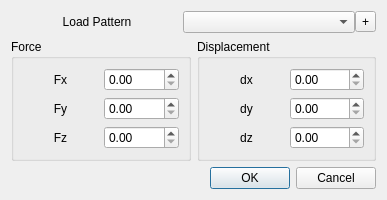
<?xml version="1.0" encoding="UTF-8"?>
<ui version="4.0">
 <class>NodeActionsDialog</class>
 <widget class="QDialog" name="NodeActionsDialog">
  <property name="geometry">
   <rect>
    <x>0</x>
    <y>0</y>
    <width>387</width>
    <height>189</height>
   </rect>
  </property>
  <property name="sizePolicy">
   <sizepolicy hsizetype="Minimum" vsizetype="Minimum">
    <horstretch>0</horstretch>
    <verstretch>0</verstretch>
   </sizepolicy>
  </property>
  <property name="windowTitle">
   <string>Set node actions</string>
  </property>
  <property name="modal">
   <bool>true</bool>
  </property>
  <layout class="QVBoxLayout" name="verticalLayout_3">
   <item>
    <layout class="QHBoxLayout" name="horizontalLayout_8">
     <property name="spacing">
      <number>0</number>
     </property>
     <property name="sizeConstraint">
      <enum>QLayout::SetMinimumSize</enum>
     </property>
     <item>
      <widget class="QLabel" name="label">
       <property name="text">
        <string>Load Pattern</string>
       </property>
       <property name="alignment">
        <set>Qt::AlignCenter</set>
       </property>
       <property name="wordWrap">
        <bool>false</bool>
       </property>
       <property name="buddy">
        <cstring>comboBoxLoadPattern</cstring>
       </property>
      </widget>
     </item>
     <item>
      <widget class="QComboBox" name="comboBoxLoadPattern"/>
     </item>
     <item>
      <widget class="QToolButton" name="toolButtonNewLoadPattern">
       <property name="text">
        <string>+</string>
       </property>
      </widget>
     </item>
    </layout>
   </item>
   <item>
    <layout class="QHBoxLayout" name="horizontalLayout_7">
     <item>
      <widget class="QGroupBox" name="groupBoxForce">
       <property name="title">
        <string>Force</string>
       </property>
       <layout class="QVBoxLayout" name="verticalLayout">
        <item>
         <layout class="QHBoxLayout" name="horizontalLayout">
          <item>
           <widget class="QLabel" name="labelFx">
            <property name="text">
             <string>Fx</string>
            </property>
            <property name="alignment">
             <set>Qt::AlignCenter</set>
            </property>
            <property name="buddy">
             <cstring>doubleSpinBoxFx</cstring>
            </property>
           </widget>
          </item>
          <item>
           <widget class="QDoubleSpinBox" name="doubleSpinBoxFx">
            <property name="maximum">
             <double>1000.000000000000000</double>
            </property>
           </widget>
          </item>
         </layout>
        </item>
        <item>
         <layout class="QHBoxLayout" name="horizontalLayout_2">
          <item>
           <widget class="QLabel" name="labelFy">
            <property name="text">
             <string>Fy</string>
            </property>
            <property name="alignment">
             <set>Qt::AlignCenter</set>
            </property>
            <property name="buddy">
             <cstring>doubleSpinBoxFy</cstring>
            </property>
           </widget>
          </item>
          <item>
           <widget class="QDoubleSpinBox" name="doubleSpinBoxFy">
            <property name="maximum">
             <double>1000.000000000000000</double>
            </property>
           </widget>
          </item>
         </layout>
        </item>
        <item>
         <layout class="QHBoxLayout" name="horizontalLayout_3">
          <item>
           <widget class="QLabel" name="labelFz">
            <property name="text">
             <string>Fz</string>
            </property>
            <property name="alignment">
             <set>Qt::AlignCenter</set>
            </property>
            <property name="buddy">
             <cstring>doubleSpinBoxFz</cstring>
            </property>
           </widget>
          </item>
          <item>
           <widget class="QDoubleSpinBox" name="doubleSpinBoxFz">
            <property name="maximum">
             <double>1000.000000000000000</double>
            </property>
           </widget>
          </item>
         </layout>
        </item>
       </layout>
      </widget>
     </item>
     <item>
      <widget class="QGroupBox" name="groupBoxDisplacement">
       <property name="title">
        <string>Displacement</string>
       </property>
       <property name="checkable">
        <bool>false</bool>
       </property>
       <layout class="QVBoxLayout" name="verticalLayout_2">
        <item>
         <layout class="QHBoxLayout" name="horizontalLayout_4">
          <item>
           <widget class="QLabel" name="labelDx">
            <property name="text">
             <string>dx</string>
            </property>
            <property name="alignment">
             <set>Qt::AlignCenter</set>
            </property>
            <property name="buddy">
             <cstring>doubleSpinBoxDx</cstring>
            </property>
           </widget>
          </item>
          <item>
           <widget class="QDoubleSpinBox" name="doubleSpinBoxDx">
            <property name="maximum">
             <double>1000.000000000000000</double>
            </property>
           </widget>
          </item>
         </layout>
        </item>
        <item>
         <layout class="QHBoxLayout" name="horizontalLayout_5">
          <item>
           <widget class="QLabel" name="labelDy">
            <property name="text">
             <string>dy</string>
            </property>
            <property name="alignment">
             <set>Qt::AlignCenter</set>
            </property>
            <property name="buddy">
             <cstring>doubleSpinBoxDy</cstring>
            </property>
           </widget>
          </item>
          <item>
           <widget class="QDoubleSpinBox" name="doubleSpinBoxDy">
            <property name="maximum">
             <double>1000.000000000000000</double>
            </property>
           </widget>
          </item>
         </layout>
        </item>
        <item>
         <layout class="QHBoxLayout" name="horizontalLayout_6">
          <item>
           <widget class="QLabel" name="labelDz">
            <property name="text">
             <string>dz</string>
            </property>
            <property name="alignment">
             <set>Qt::AlignCenter</set>
            </property>
            <property name="buddy">
             <cstring>doubleSpinBoxDz</cstring>
            </property>
           </widget>
          </item>
          <item>
           <widget class="QDoubleSpinBox" name="doubleSpinBoxDz">
            <property name="maximum">
             <double>1000.000000000000000</double>
            </property>
           </widget>
          </item>
         </layout>
        </item>
       </layout>
      </widget>
     </item>
    </layout>
   </item>
   <item>
    <widget class="QDialogButtonBox" name="buttonBox">
     <property name="orientation">
      <enum>Qt::Horizontal</enum>
     </property>
     <property name="standardButtons">
      <set>QDialogButtonBox::Cancel|QDialogButtonBox::Ok</set>
     </property>
    </widget>
   </item>
  </layout>
 </widget>
 <tabstops>
  <tabstop>comboBoxLoadPattern</tabstop>
  <tabstop>doubleSpinBoxFx</tabstop>
  <tabstop>doubleSpinBoxFy</tabstop>
  <tabstop>doubleSpinBoxFz</tabstop>
  <tabstop>doubleSpinBoxDx</tabstop>
  <tabstop>doubleSpinBoxDy</tabstop>
  <tabstop>doubleSpinBoxDz</tabstop>
  <tabstop>buttonBox</tabstop>
 </tabstops>
 <resources/>
 <connections>
  <connection>
   <sender>buttonBox</sender>
   <signal>accepted()</signal>
   <receiver>NodeActionsDialog</receiver>
   <slot>accept()</slot>
   <hints>
    <hint type="sourcelabel">
     <x>248</x>
     <y>254</y>
    </hint>
    <hint type="destinationlabel">
     <x>157</x>
     <y>261</y>
    </hint>
   </hints>
  </connection>
  <connection>
   <sender>buttonBox</sender>
   <signal>rejected()</signal>
   <receiver>NodeActionsDialog</receiver>
   <slot>reject()</slot>
   <hints>
    <hint type="sourcelabel">
     <x>290</x>
     <y>253</y>
    </hint>
    <hint type="destinationlabel">
     <x>286</x>
     <y>261</y>
    </hint>
   </hints>
  </connection>
 </connections>
</ui>
